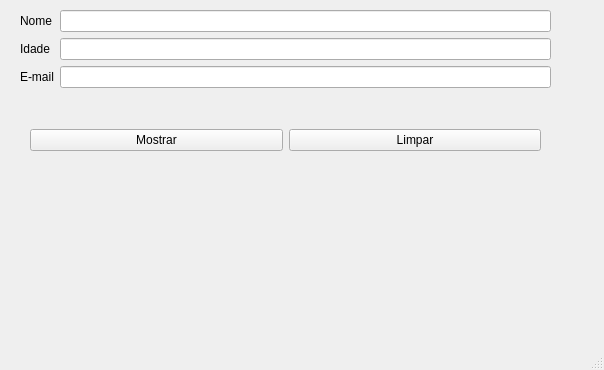
<?xml version="1.0" encoding="UTF-8"?>
<ui version="4.0">
 <class>MainWindow</class>
 <widget class="QMainWindow" name="MainWindow">
  <property name="geometry">
   <rect>
    <x>0</x>
    <y>0</y>
    <width>604</width>
    <height>370</height>
   </rect>
  </property>
  <property name="windowTitle">
   <string>MainWindow</string>
  </property>
  <widget class="QWidget" name="centralwidget">
   <widget class="QWidget" name="layoutWidget">
    <property name="geometry">
     <rect>
      <x>20</x>
      <y>10</y>
      <width>531</width>
      <height>141</height>
     </rect>
    </property>
    <layout class="QVBoxLayout" name="verticalLayout">
     <item>
      <layout class="QGridLayout" name="gridLayout">
       <item row="0" column="0">
        <widget class="QLabel" name="label">
         <property name="text">
          <string>Nome</string>
         </property>
        </widget>
       </item>
       <item row="0" column="1">
        <widget class="QLineEdit" name="txt_nome"/>
       </item>
       <item row="1" column="1">
        <widget class="QLineEdit" name="txt_idade"/>
       </item>
       <item row="2" column="0">
        <widget class="QLabel" name="label_3">
         <property name="text">
          <string>E-mail</string>
         </property>
        </widget>
       </item>
       <item row="2" column="1">
        <widget class="QLineEdit" name="txt_email"/>
       </item>
       <item row="1" column="0">
        <widget class="QLabel" name="label_2">
         <property name="text">
          <string>Idade</string>
         </property>
        </widget>
       </item>
      </layout>
     </item>
     <item>
      <spacer name="verticalSpacer">
       <property name="orientation">
        <enum>Qt::Vertical</enum>
       </property>
       <property name="sizeHint" stdset="0">
        <size>
         <width>20</width>
         <height>40</height>
        </size>
       </property>
      </spacer>
     </item>
     <item>
      <layout class="QHBoxLayout" name="horizontalLayout">
       <item>
        <spacer name="horizontalSpacer">
         <property name="orientation">
          <enum>Qt::Horizontal</enum>
         </property>
         <property name="sizeType">
          <enum>QSizePolicy::Preferred</enum>
         </property>
         <property name="sizeHint" stdset="0">
          <size>
           <width>10</width>
           <height>10</height>
          </size>
         </property>
        </spacer>
       </item>
       <item>
        <widget class="QPushButton" name="btn_mostar">
         <property name="text">
          <string>Mostrar</string>
         </property>
        </widget>
       </item>
       <item>
        <widget class="QPushButton" name="btn_limpar">
         <property name="text">
          <string>Limpar</string>
         </property>
        </widget>
       </item>
       <item>
        <spacer name="horizontalSpacer_2">
         <property name="orientation">
          <enum>Qt::Horizontal</enum>
         </property>
         <property name="sizeType">
          <enum>QSizePolicy::Preferred</enum>
         </property>
         <property name="sizeHint" stdset="0">
          <size>
           <width>10</width>
           <height>10</height>
          </size>
         </property>
        </spacer>
       </item>
      </layout>
     </item>
    </layout>
   </widget>
  </widget>
  <widget class="QMenuBar" name="menubar">
   <property name="geometry">
    <rect>
     <x>0</x>
     <y>0</y>
     <width>604</width>
     <height>21</height>
    </rect>
   </property>
  </widget>
  <widget class="QStatusBar" name="statusbar"/>
 </widget>
 <resources/>
 <connections/>
</ui>
